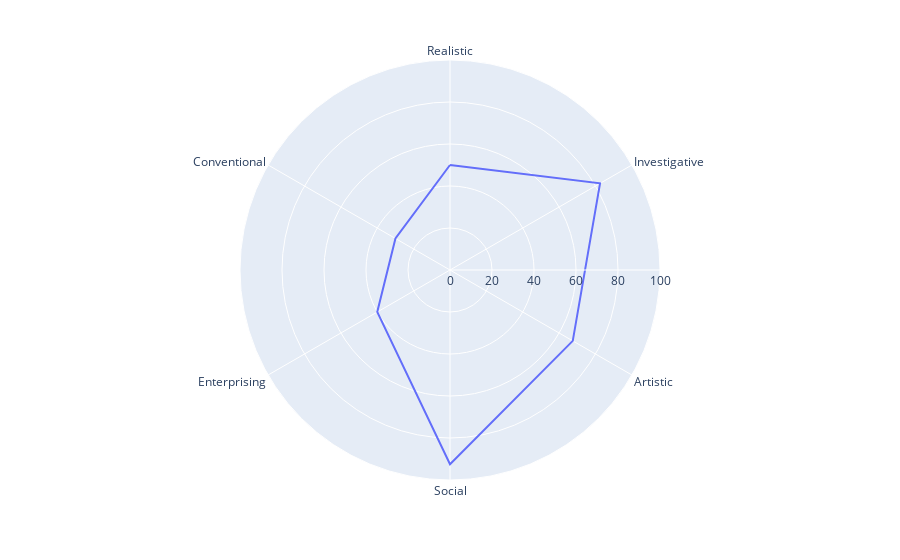

The cell this chart's notebook holds for it:
### Code cell
riasec_pred = pd.DataFrame(dict(
    r=riasec_perc.loc[0],
    theta=riasec_perc.columns))
fig = px.line_polar(riasec_pred, r='r', theta='theta', line_close=True,range_r=(0,100))
fig.show()

### Figure 1 — Plotly figure (JSON) as saved in the notebook; plotly's stock layout.template omitted (floating-point values rounded to 4 significant figures)
{"data": [{"hovertemplate": "r=%{r}<br>theta=%{theta}<extra></extra>", "legendgroup": "", "line": {"color": "#636efa", "dash": "solid"}, "mode": "lines", "name": "", "r": [50, 82.5, 67.5, 92.5, 40, 30, 50], "showlegend": false, "subplot": "polar", "theta": ["Realistic", "Investigative", "Artistic", "Social", "Enterprising", "Conventional", "Realistic"], "type": "scatterpolar"}], "layout": {"legend": {"tracegroupgap": 0}, "margin": {"t": 60}, "polar": {"angularaxis": {"direction": "clockwise", "rotation": 90}, "domain": {"x": [0, 1], "y": [0, 1]}, "radialaxis": {"range": [0, 100]}}}}
